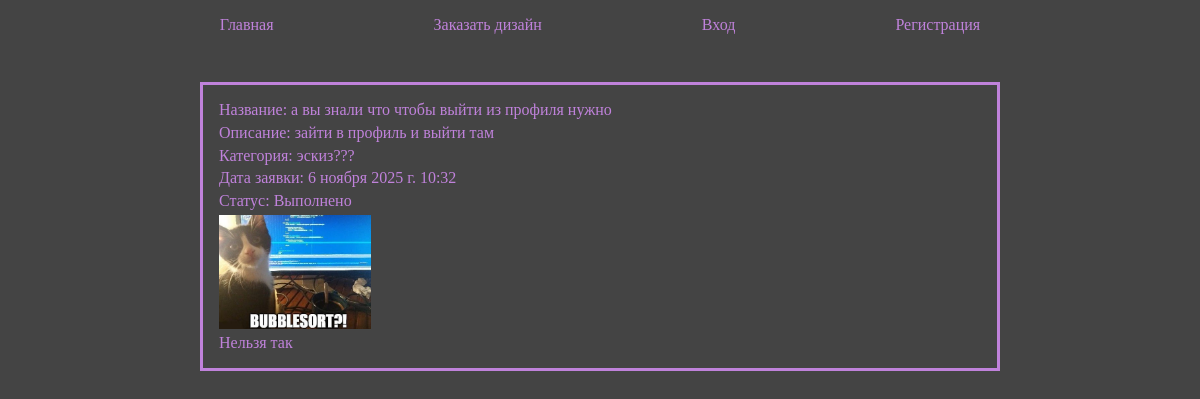
Screenshot of /posts/admin/requests/10/change_status/ with the database file from the repository.
### posts/models.py (models this page shows)
class UserRequest(models.Model):
    title = models.CharField(max_length=50)
    description = models.CharField(max_length=200)
    pub_date = models.DateTimeField(default=datetime.now)
    user = models.ForeignKey(settings.AUTH_USER_MODEL, on_delete=models.CASCADE)
    image = models.ImageField(upload_to='media/', blank=False, null=True, validators=[validate_userrequest_image_extension])
    status = models.CharField(max_length=1, choices=STATUS, default='n')
    category = models.ForeignKey('Category', on_delete=models.CASCADE, null=True)

class Category(models.Model):
    title = models.CharField(max_length=50)
    def __str__(self):
        return self.title

### posts/views.py (the view, shortened to what this page needs)
# urls.py: path('admin/requests/<int:pk>/change_status/', views.ChangeRequestStatus.as_view(), name='change_status'),
class ChangeRequestStatus(UpdateView):
    model = UserRequest
    form_class = StatusChangeForm
    template_name = 'admin_requests_detail.html'
    success_url = reverse_lazy('posts:all_requests')

### posts/templates/admin_requests_detail.html
{% extends "basic.html" %}
{% block content %}
<div class="request">
    <p>Название: {{ userrequest.title }}</p>
    <p>Описание: {{ userrequest.description }}</p>
    <p>Категория: {{ userrequest.category }}</p>
    <p>Дата заявки: {{ userrequest.pub_date }}</p>
    <p>Статус: {{ userrequest.get_status_display }}</p>
    <img src="{{ userrequest.image.url }}" class="img" alt="Фото">
    {% if userrequest.status == 'n' %}
    <form method="post" action="{% url 'posts:change_status' pk=userrequest.id %}" enctype="multipart/form-data">
        <p>Выбор статуса заявки:</p>
        {% csrf_token %}
        {{ form.as_p }}
        <button type="submit">Сохранить изменения</button>
            </form>
    {% else %}
    <p>Нельзя так</p>
    {% endif %}
</div>
{% endblock %}

### posts/static/posts/styles.css (style rules this page uses)
* { margin: 0; padding: 0; box-sizing: border-box; }
body { background-color: #444444; display: flex; align-items: center; flex-direction: column; margin: 0 auto; gap: 3em; width: 80%; }
.request { width: 50em; padding: 1em; border: 3px solid #c082db; overflow-wrap: break-word; display: flex; flex-direction: column; gap: 0.3em; }
.request .img { max-width: 20%; height: auto; display: block; }
p { color: #c082db; }

### rows the page displays
UserRequest: title "а вы знали что чтобы выйти из профиля нужно", description "зайти в профиль и выйти там", category "эскиз???", pub_date "6 ноября 2025 г. 10:32", status "Выполнено", image (picture)
